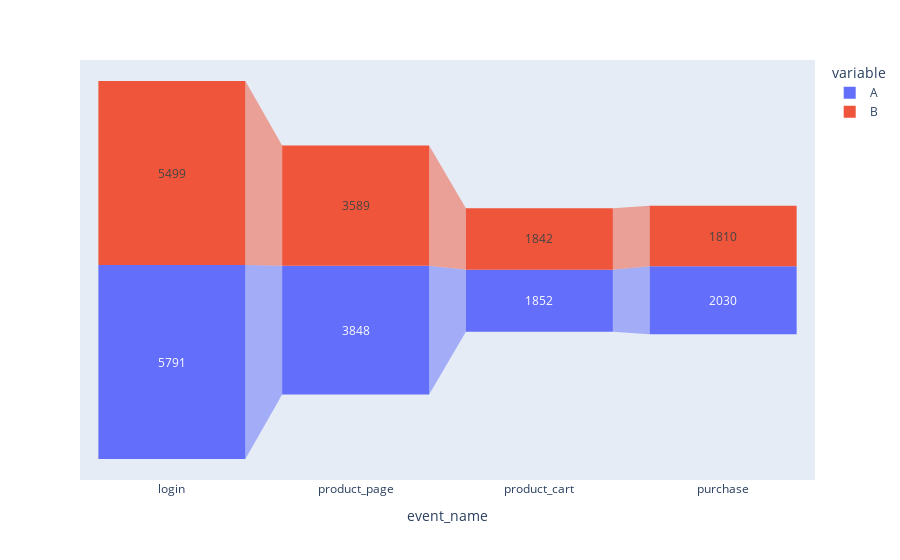

The code cell stored with this chart in its notebook:
### Markdown cell above
#### User Funnel

### Code cell
fig = px.funnel(user_stage_count, x=user_stage_count.index, y=['A', 'B'])
fig.show()

### Figure 1 — Plotly figure (JSON) as saved in the notebook; plotly's stock layout.template omitted (floating-point values rounded to 4 significant figures)
{"data": [{"hovertemplate": "variable=A<br>event_name=%{x}<br>value=%{y}<extra></extra>", "legendgroup": "A", "marker": {"color": "#636efa"}, "name": "A", "orientation": "v", "showlegend": true, "type": "funnel", "x": ["login", "product_page", "product_cart", "purchase"], "xaxis": "x", "y": [5791, 3848, 1852, 2030], "yaxis": "y"}, {"hovertemplate": "variable=B<br>event_name=%{x}<br>value=%{y}<extra></extra>", "legendgroup": "B", "marker": {"color": "#EF553B"}, "name": "B", "orientation": "v", "showlegend": true, "type": "funnel", "x": ["login", "product_page", "product_cart", "purchase"], "xaxis": "x", "y": [5499, 3589, 1842, 1810], "yaxis": "y"}], "layout": {"legend": {"title": {"text": "variable"}, "tracegroupgap": 0}, "margin": {"t": 60}, "xaxis": {"anchor": "y", "domain": [0, 1], "title": {"text": "event_name"}}, "yaxis": {"anchor": "x", "domain": [0, 1], "title": {"text": "value"}}}}
